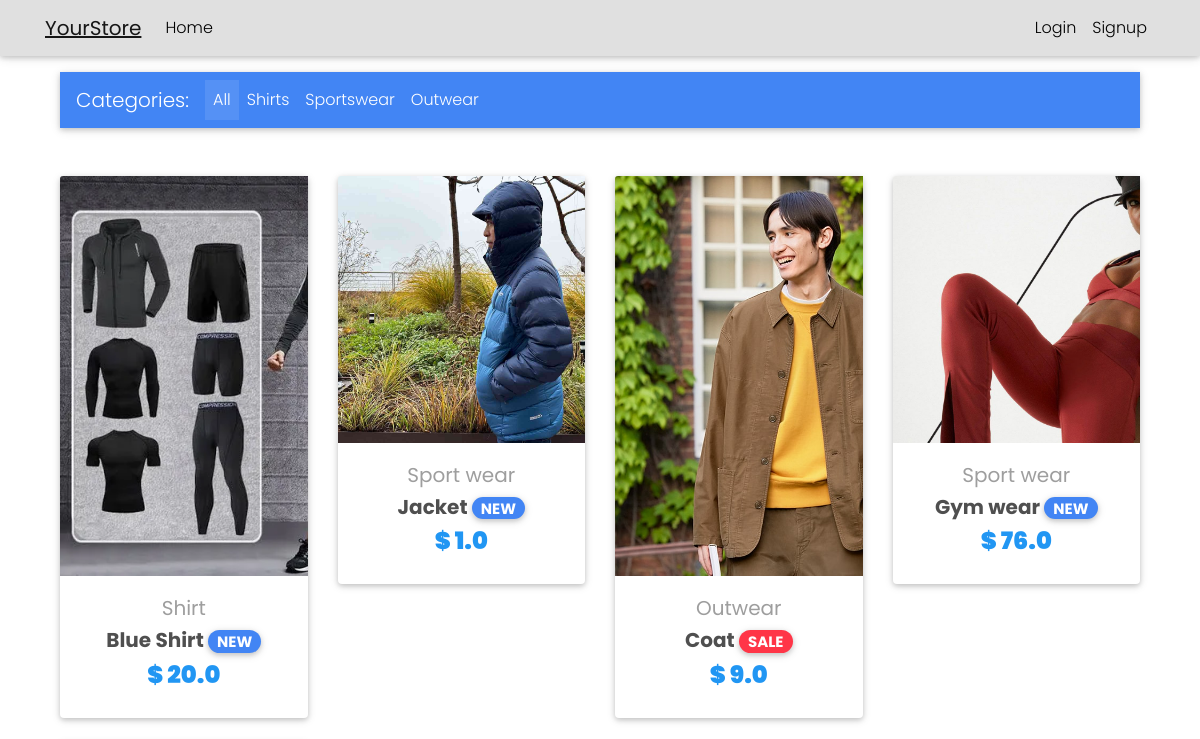
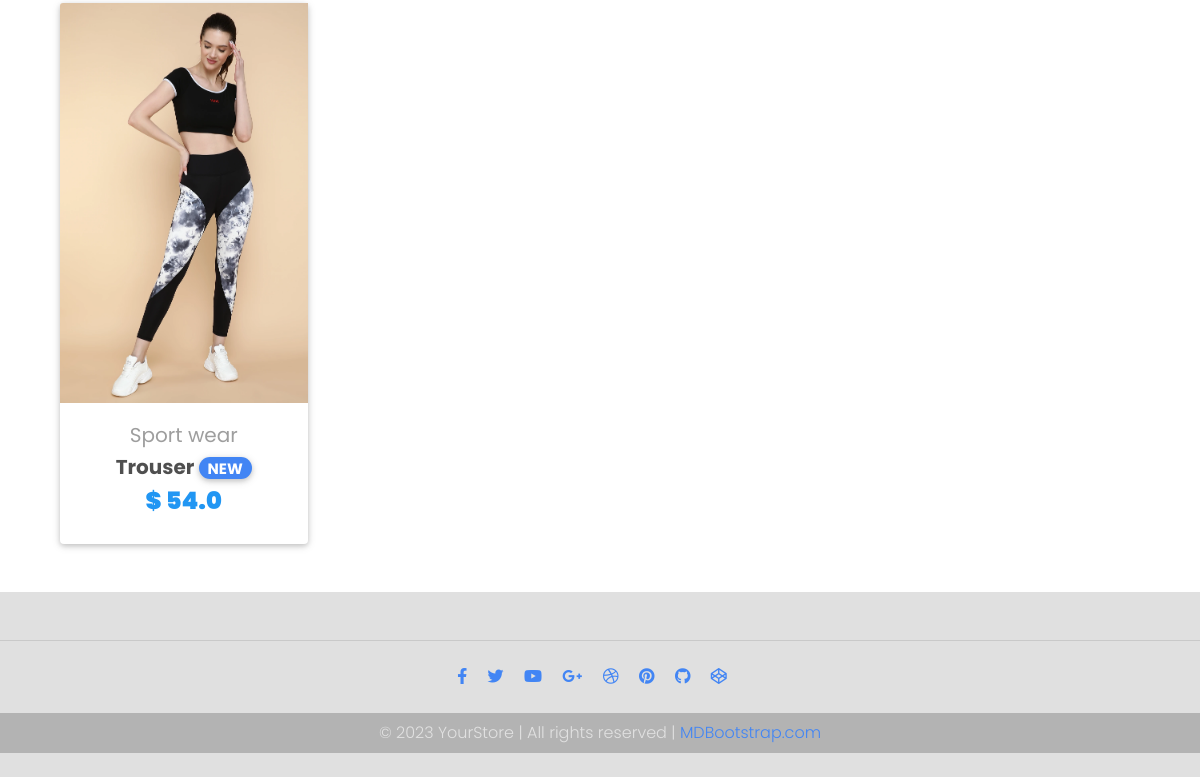
The app's page /, older data (2 pictures, top to bottom).
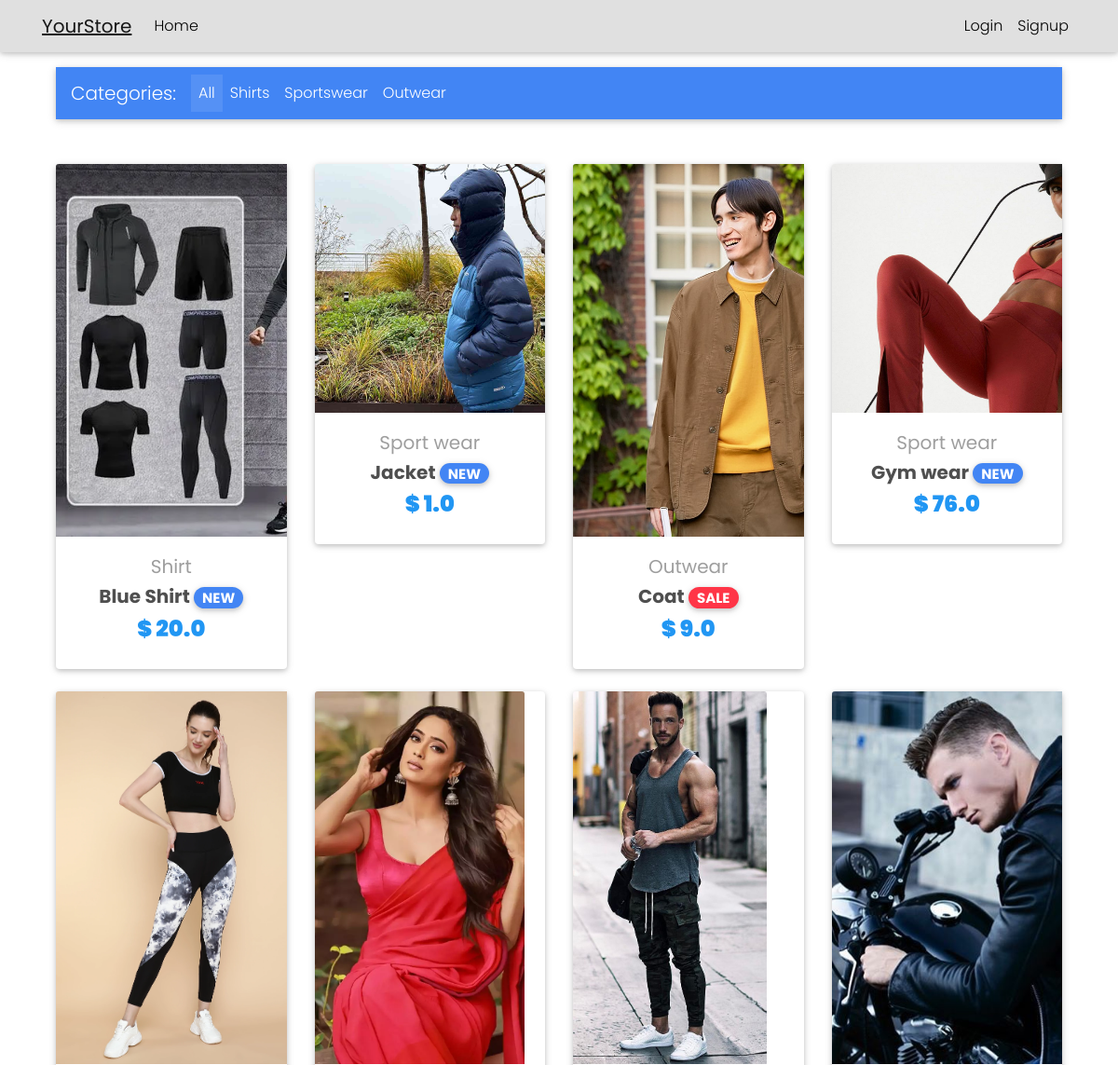
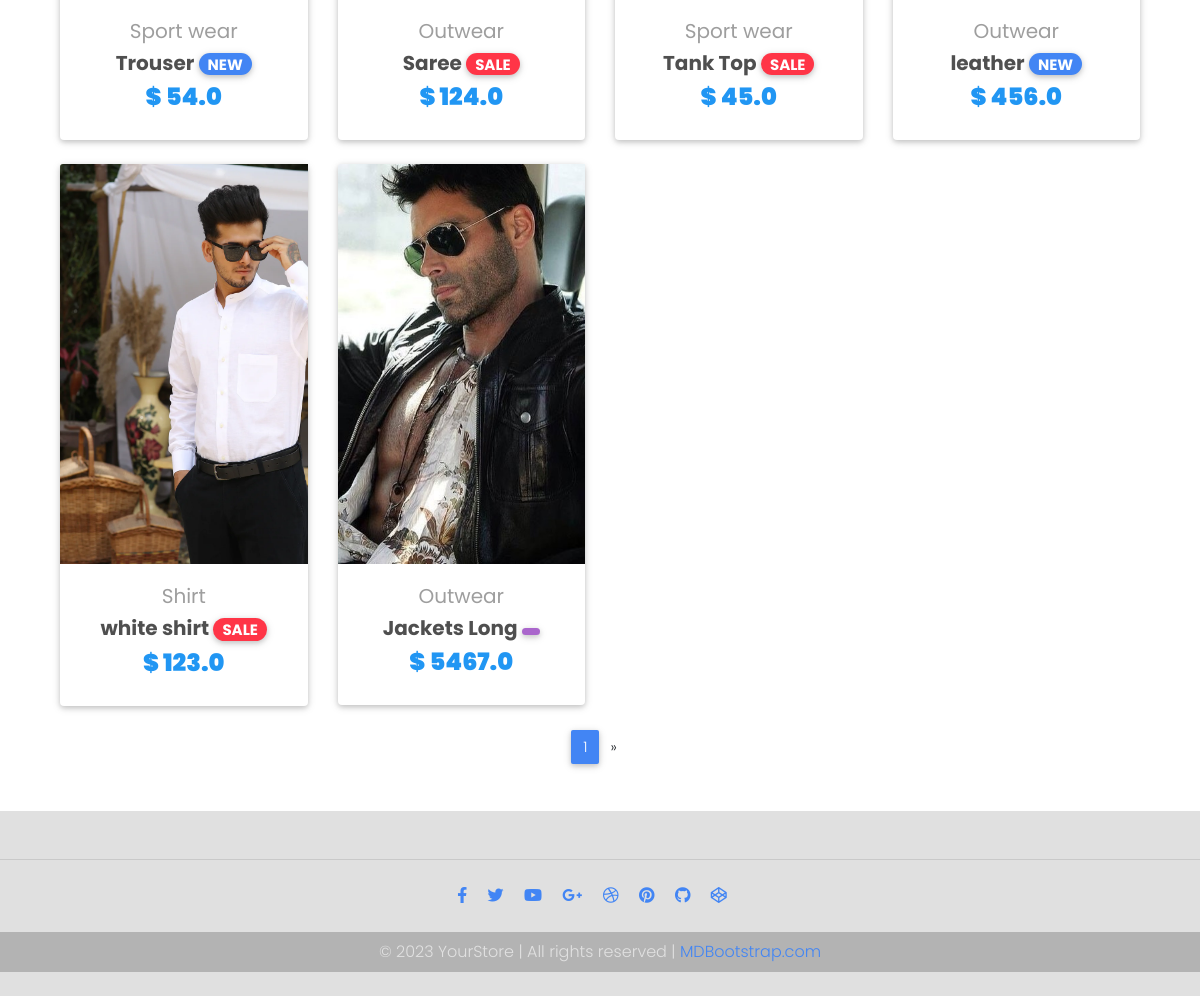
The same page, newer data (2 pictures, top to bottom).
### core/models.py (models this page shows, shortened)
class Item(models.Model):
    title = models.CharField(max_length=100)
    price = models.FloatField()
    discount_price = models.FloatField(blank=True, null=True)
    category = models.CharField(choices=CATEGORY_CHOICES, max_length=2)
    label = models.CharField(choices=LABEL_CHOICES, max_length=1)
    slug = models.SlugField()
    description = models.TextField()
    image = models.ImageField()
    def get_absolute_url(self):
        return reverse("core:product", kwargs={
            'slug': self.slug
        })

### core/views.py (the view)
# urls.py: path('', HomeView.as_view(), name='home'),
class HomeView(ListView):
    model = Item
    paginate_by = 10
    template_name = "home.html"

### templates/home.html (shortened to what this page needs)
{% extends "base.html" %}
{% block content %}
<main>
  <div class="container">
    <nav class="navbar navbar-expand-lg navbar-dark bg-primary mb-5">
      <span class="navbar-brand">Categories:</span>
      <div class="collapse navbar-collapse" id="basicExampleNav">
        <ul class="navbar-nav mr-auto">
          <li class="nav-item active">
            <a class="nav-link filter" href="#" data-category="all">All</a>
          </li>
          <li class="nav-item">
            <a class="nav-link filter" href="#" data-category="S">Shirts</a>
          </li>
          <li class="nav-item">
            <a class="nav-link filter" href="#" data-category="SW">Sportswear</a>
          </li>
          <li class="nav-item">
            <a class="nav-link filter" href="#" data-category="OW">Outwear</a>
          </li>
        </ul>
    </nav>
    <section class="row" id="product-list">
      {% for item in object_list %}
      <div class="col-lg-3 col-md-6 mb-4 {{ item.category }}">
        <div class="card">
          <div class="view overlay">
            <img src="{{ item.image.url }}" class="card-img-top" alt="{{ item.title }}"
              style="max-width: 400px; max-height: 400px; width: auto; height: auto;">
          </div>
          <div class="card-body text-center">
            <a href="#" class="grey-text">
              <h5>{{ item.get_category_display }}</h5>
            </a>
            <h5>
              <strong>
                <a href="{{ item.get_absolute_url }}" class="dark-grey-text">{{ item.title }}</a>
                <span class="badge badge-pill {{ item.get_label_display }}-color">
                  {% if item.get_label_display == 'danger' %}
                  SALE
                  {% elif item.get_label_display == 'primary' %}
                  NEW
                  {% endif %}
                </span>
              </strong>
            </h5>
            <h4 class="font-weight-bold blue-text">
              <strong>
                $
                {% if item.discount_price %}
                {{ item.discount_price }}
                {% else %}
                {{ item.price }}
                {% endif %}
              </strong>
            </h4>
          </div>
        </div>
      </div>
      {% endfor %}
    </section>
    {% if is_paginated %}
    <nav class="d-flex justify-content-center wow fadeIn">
      <ul class="pagination pg-blue">
        <li class="page-item active">
          <a class="page-link" href="?page={{ page_obj.number }}">{{ page_obj.number }}</a>
        </li>
        {% if page_obj.has_next %}
        <li class="page-item">
          <a class="page-link" href="?page={{ page_obj.next_page_number }}" aria-label="Next">
            <span aria-hidden="true">&raquo;</span>
          </a>
        </li>
        {% endif %}
      </ul>
    </nav>
    {% endif %}
  </div>
</main>
{% endblock content %}

### templates/base.html (shortened to what this page needs)
{% load static %}
<!DOCTYPE html>
<html lang="en">
<head>
  <link rel="stylesheet" href="https://use.fontawesome.com/releases/v5.8.1/css/all.css">
  <link href="{% static 'css/bootstrap.min.css' %}" rel="stylesheet">
  <link href="{% static 'css/mdb.min.css' %}" rel="stylesheet">
  <link href="{% static 'css/style.min.css' %}" rel="stylesheet">
</head>
<body>
  {% include "navbar.html" %}
  <div class="container mt-5 pt-4">
  </div>
  <div class="container">
    {% block content %}
    {% endblock content %}
  </div>
  {% include "footer.html" %}
</body>
</html>

### templates/navbar.html (shortened to what this page needs)
{% load cart_template_tags %}
<nav class="navbar navbar-expand-lg navbar-light bg-light fixed-top">
  <div class="container">
    <a class="navbar-brand" href="/">
      <strong> <u> YourStore</u></strong>
    </a>
    <div class="collapse navbar-collapse" id="navbarSupportedContent">
      <ul class="navbar-nav mr-auto">
        <li class="nav-item">
          <a class="nav-link" href="/">Home</a>
        </li>
      </ul>
      <ul class="navbar-nav ml-auto">
        {% if request.user.is_authenticated %}
        <li class="nav-item">
          <a href="{% url 'core:order-summary' %}" class="nav-link">
            <i class="fas fa-shopping-cart"></i> Cart
            <span class="badge badge-danger ml-1">{{ request.user|cart_item_count }}</span>
          </a>
        </li>
        <li class="nav-item">
          <a class="nav-link" href="{% url 'account_logout' %}">Logout</a>
        </li>
        {% else %}
        <li class="nav-item">
          <a class="nav-link" href="{% url 'account_login' %}">Login</a>
        </li>
        <li class="nav-item">
          <a class="nav-link" href="{% url 'account_signup' %}">Signup</a>
        </li>
        {% endif %}
      </ul>
    </div>
  </div>
</nav>

### templates/footer.html
<footer class="page-footer text-center bg-light mt-4 py-4 wow fadeIn">
  <hr class="my-4">
  <div class="pb-4">
    <a href="https://www.facebook.com/mdbootstrap" target="_blank" class="text-primary mr-3">
      <i class="fab fa-facebook-f"></i>
    </a>
    <a href="https://twitter.com/MDBootstrap" target="_blank" class="text-primary mr-3">
      <i class="fab fa-twitter"></i>
    </a>
    <a href="https://www.youtube.com/watch?v=7MUISDJ5ZZ4" target="_blank" class="text-primary mr-3">
      <i class="fab fa-youtube"></i>
    </a>
    <a href="https://plus.google.com/u/0/b/107863090883699620484" target="_blank" class="text-primary mr-3">
      <i class="fab fa-google-plus-g"></i>
    </a>
    <a href="https://dribbble.com/mdbootstrap" target="_blank" class="text-primary mr-3">
      <i class="fab fa-dribbble"></i>
    </a>
    <a href="https://pinterest.com/mdbootstrap" target="_blank" class="text-primary mr-3">
      <i class="fab fa-pinterest"></i>
    </a>
    <a href="https://github.com/mdbootstrap/bootstrap-material-design" target="_blank" class="text-primary mr-3">
      <i class="fab fa-github"></i>
    </a>
    <a href="http://codepen.io/mdbootstrap/" target="_blank" class="text-primary mr-3">
      <i class="fab fa-codepen"></i>
    </a>
  </div>
  <div class="footer-copyright py-2">
    &copy; 2023 YourStore | All rights reserved | <a href="https://mdbootstrap.com/education/bootstrap/" target="_blank"
      class="text-primary">MDBootstrap.com</a>
  </div>
</footer>

### templates/scripts.html (shortened to what this page needs)
{% load static %}

### templates/base.html (style rules this page uses)
html, body, header, .carousel { height: 60vh; }
* { font-family: 'Montserrat', sans-serif; font-family: 'Mulish', sans-serif; font-family: 'Poppins', sans-serif; }

Row changes from the older to the newer data that the page shows:
added Item: image (picture), category "Outwear", title "Saree", label "SALE", discount_price "124.0"
added Item: image (picture), category "Sport wear", title "Tank Top", label "SALE", discount_price "45.0"
added Item: image (picture), category "Outwear", title "leather", label "NEW", discount_price "456.0"
added Item: image (picture), category "Shirt", title "white shirt", label "SALE", discount_price "123.0"
added Item: image (picture), category "Outwear", title "Jackets Long", discount_price "5467.0"
Text that changed along with them:
{{ page_obj.number }}: (not shown) → "1"
